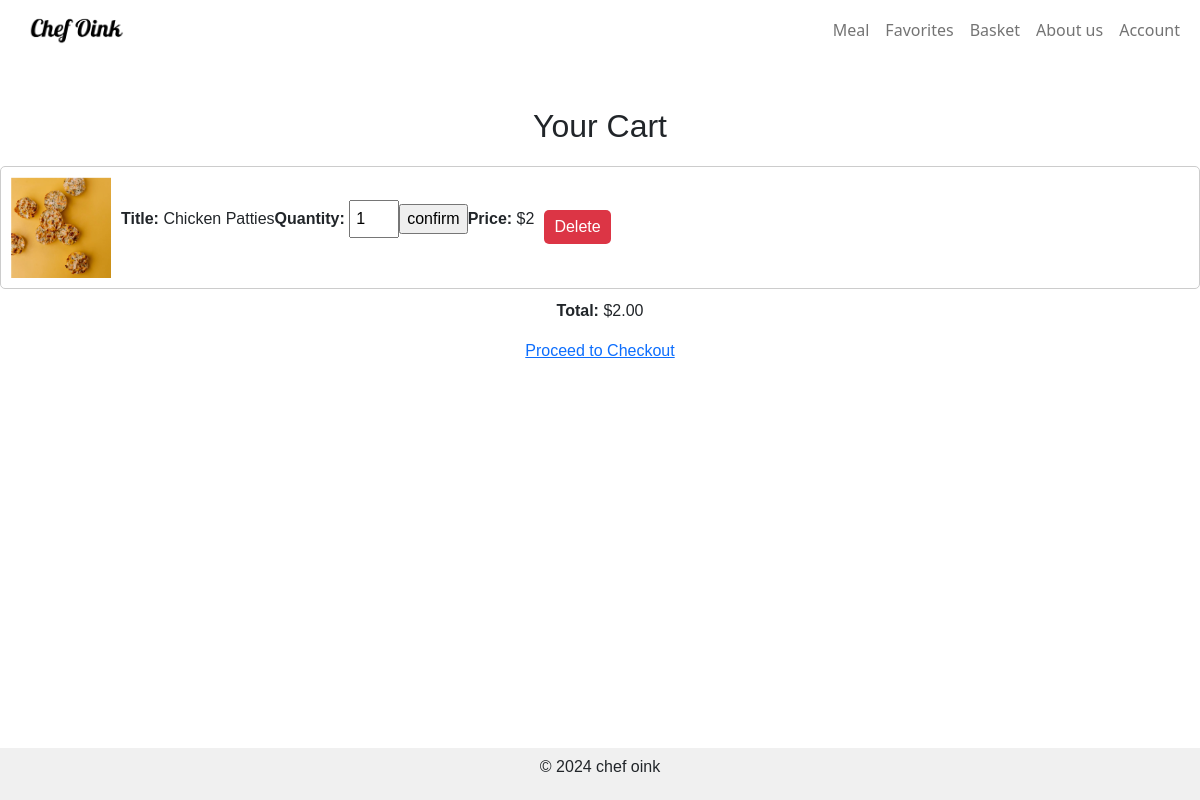
The page /basket.php (signed in) on the database its author committed.
### tables this page shows
CREATE TABLE `basket` (
  `basket_id` int(11) NOT NULL,
  `User_id` int(11) NOT NULL,
  `product_id` int(11) NOT NULL,
  `quantity` int(11) NOT NULL,
  `price` decimal(10,2) DEFAULT NULL
);

CREATE TABLE `Products` (
  `productsid` int(11) NOT NULL,
  `Name` varchar(500) NOT NULL,
  `description` text NOT NULL,
  `Price` decimal(10,2) NOT NULL,
  `category` varchar(500) NOT NULL,
  `Imageurl` varchar(255) NOT NULL,
  `stockquantity` int(11) NOT NULL
);

### basket.php (the view, shortened to what this page needs)
<?php
include 'dp.php';
include 'includes/header.php';
$user_id = $_SESSION['user_id'];
$basketQuery = "SELECT b.basket_id, p.productsid, p.Name, p.Price, p.Imageurl, b.quantity
                FROM basket b
                JOIN products p ON b.product_id = p.productsid
                WHERE b.user_id = $user_id";
$basketResult = $conn->query($basketQuery);
?>
<!DOCTYPE html>
<html lang="en">
<head>
    <link rel="stylesheet" href="style.css">
</head>
<body>
<div class="basket-container mt-5">
    <div class="basket-summary">
        <h2>Your Cart</h2>
    </div>
    <div class="basket">
        <?php
        $totalPrice = 0;
        if ($basketResult->num_rows > 0) {
            while ($item = $basketResult->fetch_assoc()) {
                echo '<div class="basket-item" id="basket-item-' . $item['basket_id'] . '">';
                echo '<div class="product-info">';
                echo '<img src="' . $item['Imageurl'] . '" alt="' . $item['Name'] . '" class="product-image">';
                echo '<div class="title-description">';
                echo '<p><strong>Title: </strong>' . $item['Name'] . '</p>';
                echo '</div>';
                echo '<form method="post">';
                echo '<p><strong>Quantity: </strong>';
                echo '<input type="number" name="new_quantity" value="' . $item['quantity'] . '" min="1" max="5" class="quantity-input">';
                echo '<input type="submit" name="update_quantity" value="confirm" class="update-btn">';
                echo '</p>';
                echo '</form>';
                echo '</div>';
                echo '<div class="quantity-price-delete">';
                echo '<p><strong>Price: </strong><span id="total-price-' . $item['basket_id'] . '" data-price="' . $item['Price'] . '">$' . ($item['Price'] * $item['quantity']) . '</span></p>';
                echo '<button class="delete-btn" onclick="deleteItem(' . $item['basket_id'] . ')">Delete</button>';
                echo '</div>';
                echo '</div>';
                $totalPrice += ($item['Price'] * $item['quantity']);
            }
        } else {
            echo '<p>Your basket is empty.</p>';
        }
        ?>
    </div>
    <div class="basket-total">
    <p><strong>Total: </strong><span id="basket-total-price">$<?php echo number_format($totalPrice, 2); ?></span></p>
    <a href="checkout.php?total_price=<?php echo $totalPrice; ?>" class="checkout-btn">Proceed to Checkout</a>
</div>
</body>
</html>
<?php include 'includes/footer.php'; ?>

### style.css (style rules this page uses)
.basket-item { display: flex; align-items: center; margin-bottom: 10px; border: 1px solid #ccc; padding: 10px; border-radius: 5px; }
.basket-item img { width: 100px; margin-right: 10px; }
.delete-btn { margin-left: auto; }
.basket-container { font-family: Arial, sans-serif; margin: 0; padding: 0; text-align: center; }
.basket-summary { margin-bottom: 20px; }
.product-info { display: flex; align-items: center; }
.product-image { width: 100px; margin-right: 10px; }
.title-description { flex-grow: 1; }
.quantity-input { width: 50px; padding: 5px; }
.delete-btn { background-color: #dc3545; color: #fff; border: none; padding: 5px 10px; cursor: pointer; border-radius: 5px; }
.quantity-price-delete { display: flex; align-items: center; }
.delete-btn { background-color: #dc3545; color: #fff; border: none; padding: 5px 10px; cursor: pointer; border-radius: 5px; margin-left: 10px; }

### includes/footer.php (style rules this page uses)
body { margin: 0; padding: 0; height: 100vh; }

### rows shown on the page
basket: product.Imageurl (picture), product.Name "Chicken Patties", new_quantity "1", $item['Price'] * $item['quantity'] "2"

### other values the page prints
$totalPrice "2.00"
